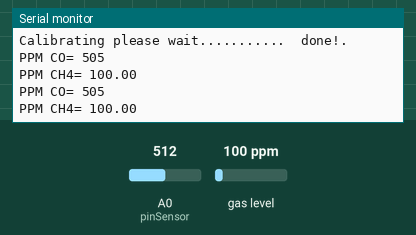
This sketch was run on a simulated Arduino Uno, built with avr-gcc and run on an emulated ATmega328P. Parts: the last lines printed to the serial monitor. The test bench sets the inputs (shaded band); at power-on: gas level 100 ppm, A0 (pinSensor) = 512. No radio packets arrive unless stated.

Above: at 2.8 s.
2.9 s: gas level set to 20 ppm
At 4.5 s:
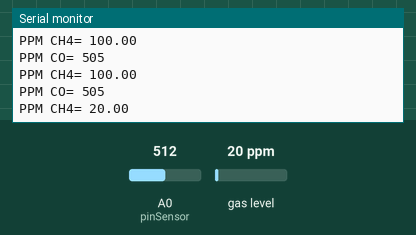
5.6 s: A0 (pinSensor) set to 716
At 7.3 s:
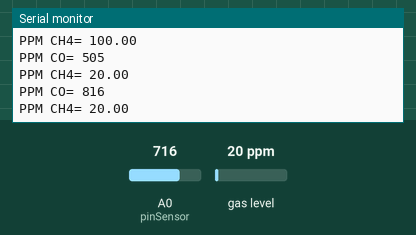
8.3 s: gas level set to 250 ppm
At 10.5 s:
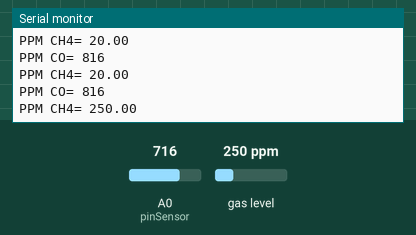
11.0 s: A0 (pinSensor) set to 900
At 13.4 s:
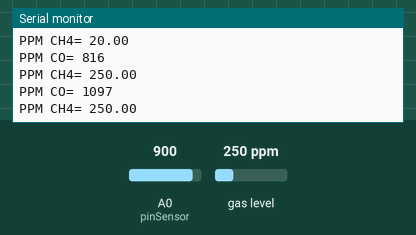
Timing chart, 0 to 14.7 s (numbered marks = the images above; inputs shaded):
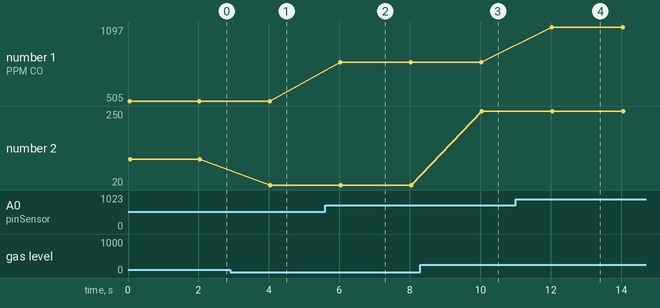

Measured:
- after the input at 2.9 s, the serial monitor: prints a new line after 1.1 s (image 1)
- after the input at 5.6 s, the serial monitor: prints a new line after 0.42 s (image 2)
- after the input at 8.3 s, the serial monitor: prints a new line after 1.7 s (image 3)
- after the input at 11.0 s, the serial monitor: prints a new line after 1.0 s (image 4)
- plotted number 1: 505 → 816 after the input at 5.6 s, 816 → 1097 after the input at 11.0 s
- plotted number 2: 100 → 20 after the input at 2.9 s, 20 → 250 after the input at 8.3 s

The sketch:

winsentx.ino
```cpp
#include <SPI.h> //penyertaan library header penggunaan interface SPI
#include <nRF24L01.h> //penyertaan library header nRF24L01
#include <RF24.h> //penyertaan library header RF24const byte Address[6] = " 00009 " ;
#include <MQUnifiedsensor.h>

#define         Board                   ("Arduino UNO")
#define         PinMQ4                  (A1)
#define         Type1                   ("MQ-4") //MQ4
#define         Voltage_Resolution      (5)
#define         ADC_Bit_Resolution      (10)   // For arduino UNO/MEGA/NANO
#define         RatioMQ4CleanAir        (4.4)  //RS / R0 = 4.4 ppm

MQUnifiedsensor MQ4(Board, Voltage_Resolution, ADC_Bit_Resolution, PinMQ4, Type1);

int pinSensor = A0;
RF24 radio(9, 10);
const uint64_t pipe = 123456;

struct Pack{
  int CO;
  float CH4;
} packet;

void setup(void) {
  Serial.begin(9600);
  pinMode(pinSensor, INPUT);
  analogReference(EXTERNAL);
  radio.begin();
  radio.openWritingPipe(pipe);

  MQ4.setRegressionMethod(1); //_PPM =  a*ratio^b
  MQ4.init();
  Serial.print("Calibrating please wait.");
  float calcR0 = 0;
  for (int i = 1; i <= 10; i ++)
  {
    MQ4.update(); // Update data, the arduino will be read the voltage on the analog pin
    calcR0 += MQ4.calibrate(RatioMQ4CleanAir);
    Serial.print(".");
  }
  MQ4.setR0(calcR0 / 10);
  Serial.println("  done!.");
}

void loop(void) {
  float vadc = (float)(2.5 / 1024 * analogRead(pinSensor));
  packet.CO = (int)((625 * (vadc)) - 260)-16;
  if (packet.CO < 0)
  {
    packet.CO = 0;
  }

  MQ4.update();
  MQ4.setA(1012.7); MQ4.setB(-2.786); // Configurate the ecuation values to get CH4 concentration
  packet.CH4 = MQ4.readSensor(); // Sensor will read PPM concentration using the model and a and b values setted before or in the setup


  Serial.print("PPM CO= ");
  Serial.println(packet.CO);
  Serial.print("PPM CH4= ");
  Serial.println(packet.CH4);
  delay(1000);

  radio.write(&packet, sizeof(packet));
  delay(1000);
}
```
